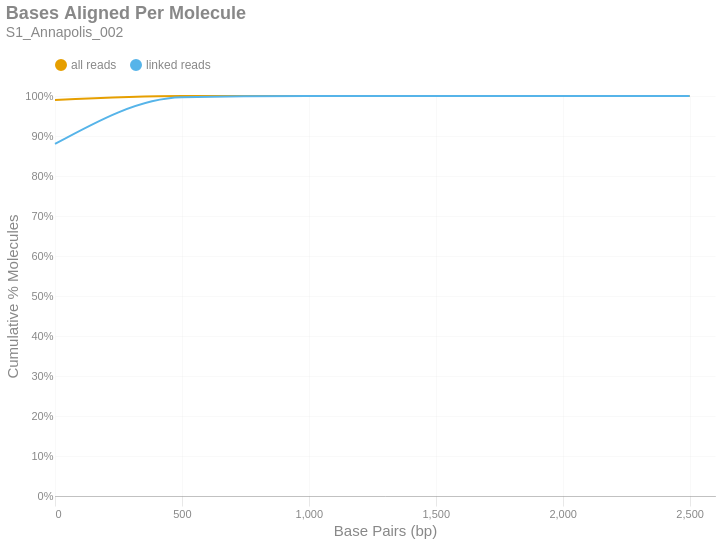

The notebook cell this image was saved under:
### Markdown cell above
### Bases Aligned Per Molecule
This is a cumulative frequency distribution showing the number of base pairs aligned per unique molecule. These data are shown in 500 bp bins. There are two distributions: one with `all reads` (yellow) and another with only `linked reads` (blue). The percent of molecules in the `linked reads` distribution is relative to the total number of linked molecules.

### Code cell
if SKIPLR:
    print_html(f"Skipped")
else:
    binned_df = consolidated_hist(valids['aligned_bp'], mask, 500, True)
    with SafeRender(binned_df):
        (
            density_plot(binned_df, 'Bases Aligned Per Molecule', samplename, 'basesper')
            .encode(
                x=alt.X('bin:Q', title="Base Pairs (bp)").axis(tickMinStep=500).scale(padding=0),
                y=alt.Y('value:Q', title='Cumulative % Molecules')
                    .axis(format='%')
                    .scale(domain = [0,1])
                    .stack(False),
                color=alt.Color("key:N").scale(domain = ["all reads", "linked reads"]),
                tooltip = [
                    alt.Tooltip("key:N", title = "Data Type"),
                    alt.Tooltip("range_label:N", title="Bases Aligned Per Molecule"),
                    alt.Tooltip("value:Q", format = ".2%", title="% Molecules (Cum.)")
                ]
            )
        ).display()

### Figure 1 — Vega-Lite specification as saved in the notebook (floating-point values rounded to 4 significant figures)
{"width": "container", "height": 400, "config": {"title": {"anchor": "start", "dy": -15, "fontSize": 18, "color": "#888888", "subtitleColor": "#888888", "subtitleFontSize": 14}, "arc": {"fill": "#0072B2"}, "axis": {"domainColor": "#888888", "domainWidth": 0.5, "gridWidth": 0.2, "grid": false, "titleFontWeight": 400, "titleFontSize": 15, "labelFontSize": 11, "labelColor": "#888888", "tickColor": "#888888", "tickWidth": 0.2, "titleColor": "#888888"}, "axisBand": {"grid": false}, "axisX": {"grid": true, "tickSize": 10, "domainCap": "round"}, "axisY": {"domain": false, "grid": true, "tickSize": 0, "domainCap": "round"}, "background": "transparent", "header": {"labelFontSize": 15, "labelColor": "#888888", "titleFontSize": 15, "titleFontWeight": 600, "titleColor": "#888888"}, "legend": {"labelFont": "sans-serif", "labelFontSize": 12, "labelColor": "#888888", "symbolSize": 100, "symbolType": "circle", "titleFontSize": 12, "titlePadding": 10, "titleColor": "#888888", "title": null, "orient": "top"}, "range": {"category": ["#E69F00", "#56B4E9", "#009E73", "#F0E442", "#0072B2", "#D55E00", "#CC79A7", "#000000"], "diverging": ["#cfe8f3", "#a2d4ec", "#73bfe2", "#46abdb", "#1696d2", "#12719e"]}, "area": {"fill": "#0072B2", "fillOpacity": 0.7, "line": true, "strokeOpacity": 0.7}, "line": {"color": "#0072B2", "stroke": "#0072B2", "strokeWidth": 2}, "trail": {"color": "#0072B2", "stroke": "#0072B2", "strokeWidth": 0, "size": 1}, "point": {"filled": true, "fillOpacity": 1.0, "size": 95}, "text": {"color": "#888888", "fontSize": 11, "align": "right", "fontWeight": 400, "size": 11}, "bar": {"fill": "#0072B2", "stroke": null}, "view": {"stroke": null, "continuousWidth": 660, "continuousHeight": 400}}, "data": {"name": "data-48dbe0a8b20757e629ed24051d3aeafb"}, "mark": {"type": "line", "interpolate": "monotone", "point": {"opacity": 0, "size": 275}}, "encoding": {"color": {"field": "key", "scale": {"domain": ["all reads", "linked reads"]}, "type": "nominal"}, "tooltip": [{"field": "key", "title": "Data Type", "type": "nominal"}, {"field": "range_label", "title": "Bases Aligned Per Molecule", "type": "nominal"}, {"field": "value", "format": ".2%", "title": "% Molecules (Cum.)", "type": "quantitative"}], "x": {"axis": {"tickMinStep": 500}, "field": "bin", "scale": {"padding": 0}, "title": "Base Pairs (bp)", "type": "quantitative"}, "y": {"axis": {"format": "%"}, "field": "value", "scale": {"domain": [0, 1]}, "stack": false, "title": "Cumulative % Molecules", "type": "quantitative"}}, "params": [{"name": "param_c36ac31b6afebe62", "select": {"type": "point", "fields": ["key"]}, "bind": "legend"}], "title": {"text": "Bases Aligned Per Molecule", "subtitle": "S1_Annapolis_002"}, "transform": [{"fold": ["all reads (cumsum)", "linked reads (cumsum)"]}, {"calculate": "replace(datum.key, ' (cumsum)', '')", "as": "key"}, {"filter": {"param": "param_c36ac31b6afebe62"}}], "usermeta": {"embedOptions": {"downloadFileName": "S1_Annapolis_002.basesper"}}, "$schema": "https://vega.github.io/schema/vega-lite/v6.1.0.json", "datasets": {"data-48dbe0a8b20757e629ed24051d3aeafb": [{"bin": "0.0", "interval": "0.0-500.0", "all reads": 0.99, "linked reads": 0.8801, "all reads (cumsum)": 0.99, "linked reads (cumsum)": 0.8801, "range_label": "0-499"}, {"bin": "500.0", "interval": "500.0-1000.0", "all reads": 0.009727, "linked reads": 0.1167, "all reads (cumsum)": 0.9997, "linked reads (cumsum)": 0.9968, "range_label": "500-999"}, {"bin": "1000.0", "interval": "1000.0-1500.0", "all reads": 0.0002528, "linked reads": 0.003038, "all reads (cumsum)": 1.0, "linked reads (cumsum)": 0.9998, "range_label": "1000-1499"}, {"bin": "1500.0", "interval": "1500.0-2000.0", "all reads": 1.221e-05, "linked reads": 0.000144, "all reads (cumsum)": 1.0, "linked reads (cumsum)": 1.0, "range_label": "1500-1999"}, {"bin": "2000.0", "interval": "2000.0-2500.0", "all reads": 1.65e-06, "linked reads": 2.118e-05, "all reads (cumsum)": 1.0, "linked reads (cumsum)": 1.0, "range_label": "2000-2499"}, {"bin": "2500.0", "interval": "2500.0-3000.0", "all reads": 3.3e-07, "linked reads": 4.236e-06, "all reads (cumsum)": 1.0, "linked reads (cumsum)": 1.0, "range_label": "2500-2999"}]}}
